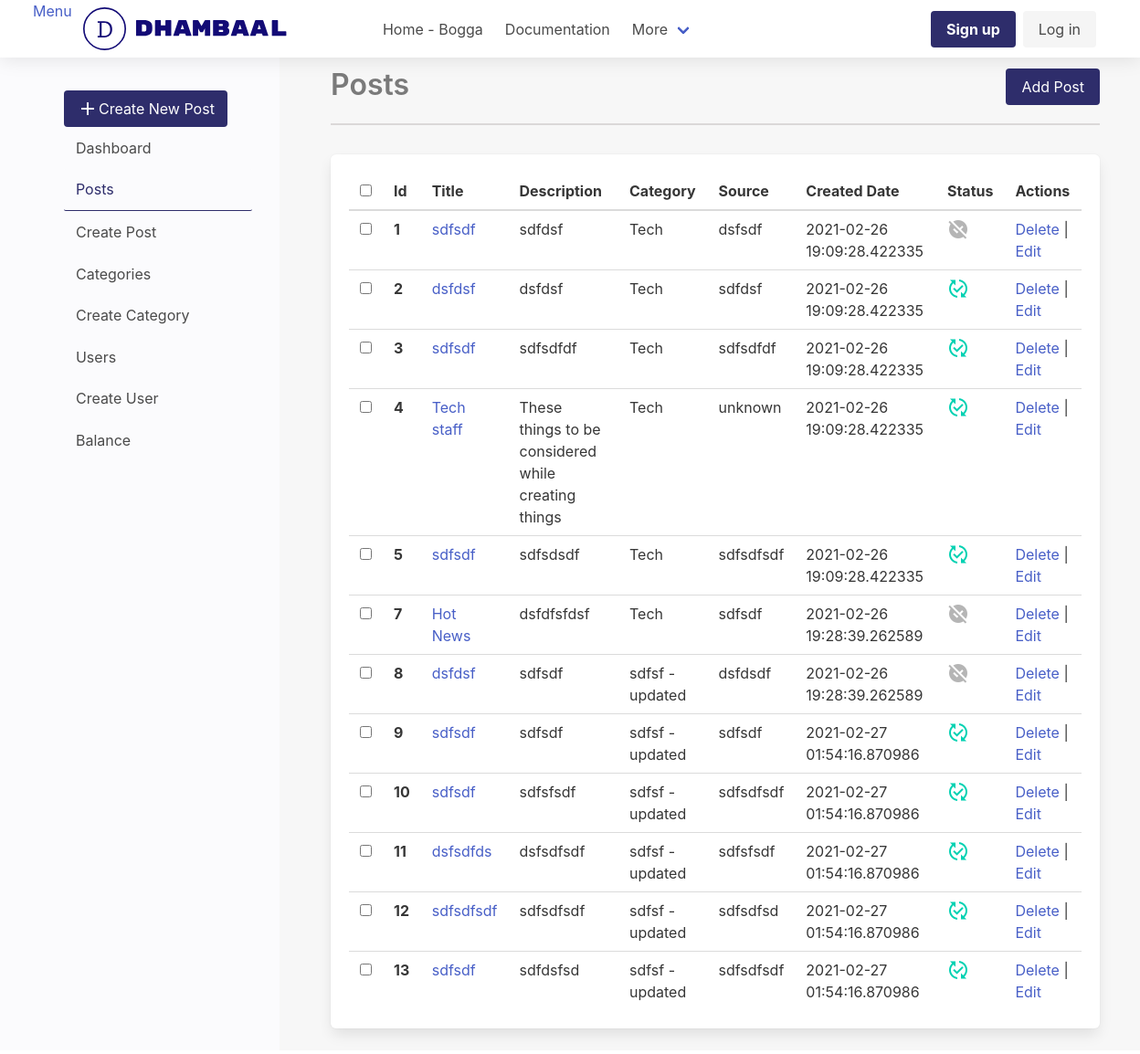
The app's page /dashboard/posts/ with its own data.
### app/dashboard/models/post.py (models this page shows, shortened)
@dataclass
class Post(db.Model):
    __tablename__ = "post"
    id: int = db.Column(db.Integer, primary_key=True)
    title: str = db.Column(db.String(80), nullable=False)
    description: str = db.Column(db.Text)
    source: str = db.Column(db.String(129), nullable=True)
    category: str = db.Column(db.String(129), nullable=True)
    publish: str = db.Column(db.String(50), default="yes")
    created_at: datetime = db.Column(
        db.DateTime, nullable=False, default=datetime.now())
    modified_at: datetime = db.Column(
        db.DateTime, nullable=False, default=datetime.now(), onupdate=datetime.now())

### app/dashboard/dashboard.py (the view)
@dashboard_bp.route('/posts/')
def get_posts():
    posts = Post.query.all()
    return render_template("posts/list.html", posts=posts)

### app/dashboard/templates/posts/list.html (shortened to what this page needs)
{% extends 'layout/base.html'%}
{%block content%} {% from "macro.html" import
section_heading %} {{section_heading(title="Posts",link="dashboard.create_post",
btn_text="Add Post")}}
{%if not posts %}
  <div class="box">
    <p>Sorry, You don't have posts yet</p>
  </div>
{%else%}
  <table class="table box">
    <thead>
      <tr>
        <th><input type="checkbox" /></th>
        <th>Id</th>
        <th>Title</th>
        <th>Description</th>
        <th>Category</th>
        <th>Source</th>
        <th>Created Date</th>
        <th>Status</th>
        <th>Actions</th>
      </tr>
    </thead>
    <tbody>
      {% for post in posts %}
      <tr>
        <th><input type="checkbox" /></th>
        <th>{{ post.id }}</th>
        <td><a href="#">{{ post.title}}</a></td>
        <td>
          {%if post.description %} {{ post.description | truncate(50) }} {%endif%}
        </td>
        <td>{{ post.category }}</td>
        <td>{{ post.source}}</td>
        <td>{{post.created_at}}</td>
        <td>
          {% if post.publish == 'yes'%}
            <i class="material-icons has-text-primary">
            </i>
            {%else%}
            <i class="material-icons has-text-grey-light">
            </i>
          {%endif%}
        </td>
        <td>
          <a  href="{{ url_for('dashboard.delete_post',id=post.id) }}" onclick="return confirm('Are you sure?');">Delete</a>
          | <a href="{{url_for('dashboard.update_post',id=post.id)}}">Edit</a>
        </td>
      </tr>
      {%endfor%}
    </tbody>
  </table>
{%endif%}
{%endblock content%}

### app/site/static/css/main.css (style rules this page uses)
* { margin:0; box-sizing: border-box; }

### records on screen
Post: id "1", title "sdfsdf", description "sdfdsf", category "Tech", source "dsfsdf", created_at "2021-02-26 19:09:28.422335", publish "no" (drawn)
Post: id "2", title "dsfdsf", description "dsfdsf", category "Tech", source "sdfdsf", created_at "2021-02-26 19:09:28.422335", publish "yes" (drawn)
Post: id "3", title "sdfsdf", description "sdfsdfdf", category "Tech", source "sdfsdfdf", created_at "2021-02-26 19:09:28.422335", publish "yes" (drawn)
Post: id "4", title "Tech staff", description "These things to be considered while creating things", category "Tech", source "unknown", created_at "2021-02-26 19:09:28.422335", publish "yes" (drawn)
Post: id "5", title "sdfsdf", description "sdfsdsdf", category "Tech", source "sdfsdfsdf", created_at "2021-02-26 19:09:28.422335", publish "yes" (drawn)
Post: id "7", title "Hot News", description "dsfdfsfdsf", category "Tech", source "sdfsdf", created_at "2021-02-26 19:28:39.262589", publish "no" (drawn)
Post: id "8", title "dsfdsf", description "sdfsdf", category "sdfsf - updated", source "dsfdsdf", created_at "2021-02-26 19:28:39.262589", publish "no" (drawn)
Post: id "9", title "sdfsdf", description "sdfsdf", category "sdfsf - updated", source "sdfsdf", created_at "2021-02-27 01:54:16.870986", publish "yes" (drawn)
Post: id "10", title "sdfsdf", description "sdfsfsdf", category "sdfsf - updated", source "sdfsdfsdf", created_at "2021-02-27 01:54:16.870986", publish "yes" (drawn)
Post: id "11", title "dsfsdfds", description "dsfsdfsdf", category "sdfsf - updated", source "sdfsfsdf", created_at "2021-02-27 01:54:16.870986", publish "yes" (drawn)
Post: id "12", title "sdfsdfsdf", description "sdfsdfsdf", category "sdfsf - updated", source "sdfsdfsd", created_at "2021-02-27 01:54:16.870986", publish "yes" (drawn)
Post: id "13", title "sdfsdf", description "sdfdsfsd", category "sdfsf - updated", source "sdfsdfsdf", created_at "2021-02-27 01:54:16.870986", publish "yes" (drawn)

### other values on screen
{{ title }} "Posts"
{{ btn_text }} "Add Post"
